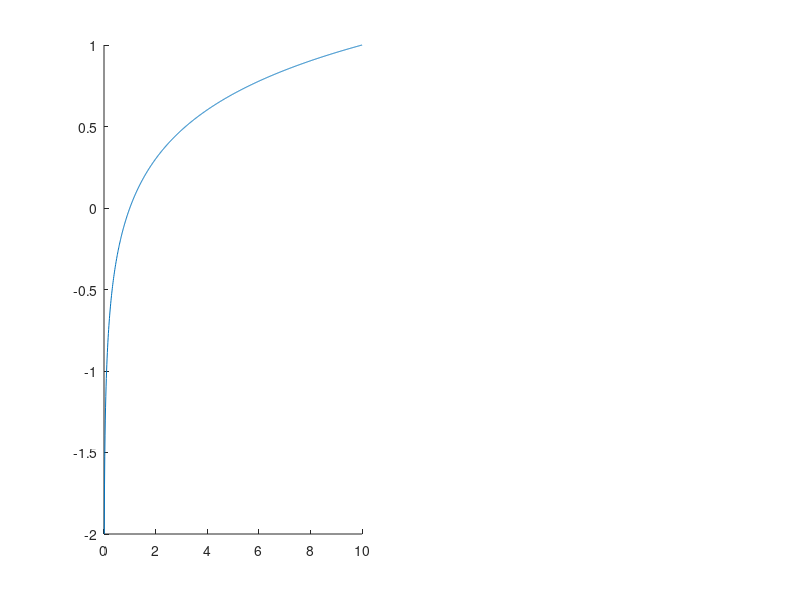

Recreate this plot in MATLAB. (Note: this script raises an error after producing the figure.)
clear

t = 1/100:1/100:10;
x = log10(t);
levels = 2^2;
partition = [];
delta = (max(x) - min(x))/levels;
for i=1:levels
    partition = [partition i*delta];
end
    
subplot(1,2,1), hold on
plot(t,x)
for i=1:length(partition)
    yline(partition(i));
end

x = compand(x,255,max(x));
levels = 2^2;
partition = [];
delta = (max(x) - min(x))/levels;
for i=1:levels
    partition = [partition i*delta];
end
    
subplot(1,2,2), hold on
plot(t,x)
for i=1:length(partition)
    yline(partition(i));
end
